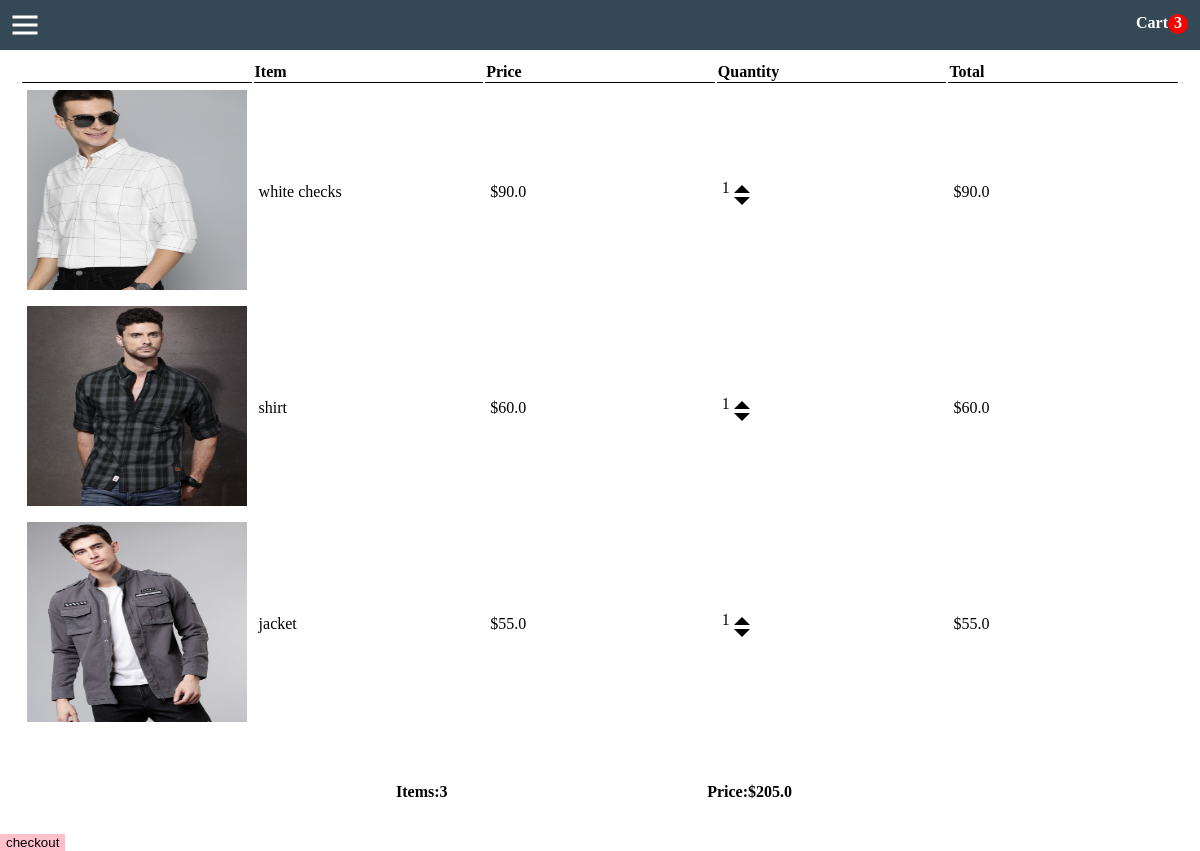
The page /cart/ (signed in) on the database as committed earlier.
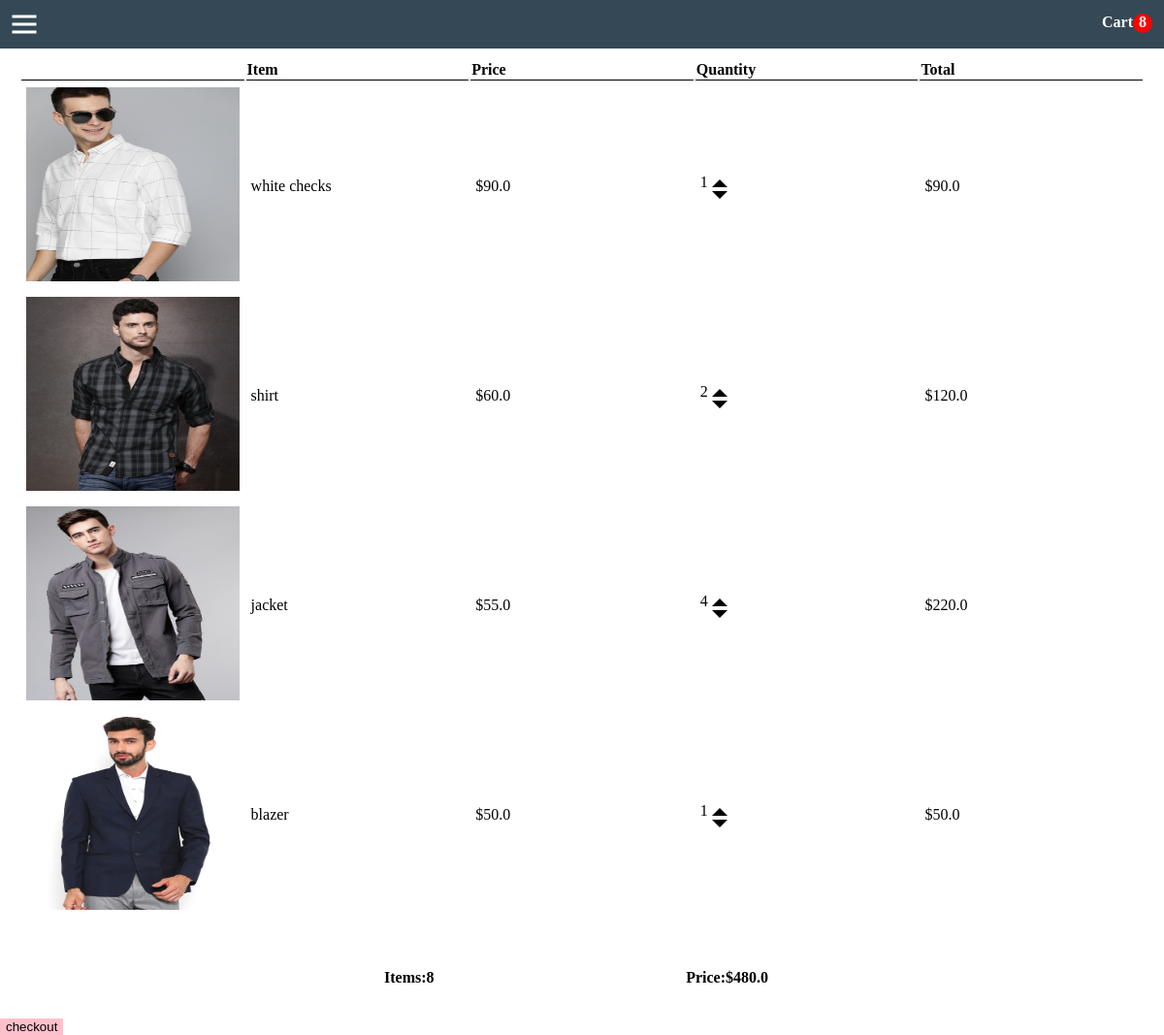
The same page on the database as committed later.
### home/models.py (models this page shows, shortened)
class Order(models.Model):
    customer=models.ForeignKey(customer,on_delete=models.CASCADE)
    opencart=models.BooleanField()
    transaction_id=models.CharField(max_length=200)
    date_ordered=models.DateTimeField(auto_now_add=True)
    @property
    def cart_total(self):
        order_items=self.orderitem_set.all()
        total=sum([item.orderitem_total for item in order_items])
        return total
    def cart_items(self):
        order_items=self.orderitem_set.all()
        total=sum([item.quantity for item in order_items])
        return total

class orderitem(models.Model):
    quantity=models.IntegerField(default=0)
    order=models.ForeignKey(Order,on_delete=models.CASCADE,null=True)
    product=models.ForeignKey(Products,on_delete=models.CASCADE,null=True)
    date_ordered=models.DateTimeField(auto_now_add=True)
    @property
    def orderitem_total(self):
        total=(self.product.price)*(self.quantity)
        return total

class Products(models.Model):
    name=models.CharField(max_length=200)
    price=models.FloatField()
    image=models.ImageField(upload_to='images')
    @property
    def imageURL(self):
        try:
            urlname=self.image.url
        except:
            urlname=''
        return urlname

### home/views.py (the view)
# urls.py: path('cart/',include('home.urls')),
def cart(request):
    if(request.user.is_authenticated):
        customer_obj=request.user.customer
        order,created=Order.objects.get_or_create(customer=customer_obj,opencart=True)
        items=order.orderitem_set.all()
        context={'items':items,'order':order}
    else:
        items=[]
        order={'cart_items':0,'cart_total':0}
        context={'items':items,'order':order}
    return render(request,'cart.html',context)

### templates/cart.html
{%extends 'base.html'%}
{%block content%}
{%load static%}
   <div class="cartitem">
<table>
    <tr>
    <th class="long"></th>
    <th class="long"><strong>Item</strong></th>
    <th><strong>Price</strong></th>
    <th><strong>Quantity</strong></th>
    <th><strong>Total</strong></th>
    </tr>
    {% for item in items%}
    <tr>
        <td><img src="{{item.product.imageURL }}" height="200px" width="50px">
        </td>
        <td>{{item.product.name}}</td>
        <td>${{item.product.price}}</td>
        <td>{{item.quantity}} <div class="arrows"><div class="arrow-up update-cart"  data-product={{item.product.id}} data-action="add"    ></div><div class="arrow-down update-cart"  data-product={{item.product.id}} data-action="remove"  ></div></div></td>
        <td>${{item.orderitem_total}}</td>
    </tr>
    {%endfor%}
</table>
</div>
<div class="totalcartitems">
    <span id="totalleft"><Strong>Items:{{order.cart_items}}</Strong></span>
    <span id="totalright"><Strong>Price:${{order.cart_total}}</Strong></span>
</div>
<div class="checkouturl"><a href="{% url 'checkout' %}"><button>checkout</button></a></div>
{%endblock%}

### templates/base.html (shortened to what this page needs)
{%load static%}
<!DOCTYPE html>
<html lang="en">
<head>
    <link rel="stylesheet" type="text/css" href="{% static 'css/commerce.css' %}">
    </head>
        <body>
    <nav class="navbar">
        <a href="/cart" class="navcon" id="ancho">Cart<span ><div id="cart_number" >{{order.cart_items}}</div></a>
        </nav>
       <div class="menu">
         <span></span>
       </div>
       <div class="extend">
        {%block content%}
        {%endblock%}
       </div>
</body>
</html>

### static/css/commerce.css (style rules this page uses)
body { margin:0px; padding:0px; }
.navbar { position:fixed; top:0; height:50px; width:100%; background-color:#344955; z-index: 9999; }
#ancho { text-decoration: none; color:white; font-weight:bold; font-size: 16px; }
.navcon { margin-top: 14px; float:right; margin-right:1%; }
.menu { position:fixed; top:0; left:0; background-color:#344955; height:50px; width:50px; cursor:pointer; transition:0.3s; z-index:9999; }
.menu span { position:absolute; height:3px; width:25px; background-color:#fff; top:50%; left:50%; transform: translate(-50%,-50%); transition:0.3s; }
.menu span:before { content:''; position:absolute; top:-8px; background-color:#fff; height:3px; width:25px; transition:0.3s; }
.menu span:after { content:''; position:absolute; top:8px; background-color:#fff; height:3px; width:25px; transition:0.3s; }
img { width:100%; height:100%; }

### templates/base.html (style rules this page uses)
button { display: inline-block; border:none; background-color: pink; }
.extend { margin-top:60px; }
#cart_number { height: 20px; width: 20px; border-radius: 50%; display:inline-block; align-items: center; justify-content: center; text-align: center; background-color: red; }
table { width:100% }
th { width:15%; text-align:left; empty-cells: show; border-bottom:1px solid black; }
.cartitem { margin:20px; }
td { padding:5px; height:200px; }
.totalcartitems { height:50px; position:relative; width:33%; margin-left:33%; margin-top:50px; }
#totalleft { float:left; }
#totalright { float:right; }
.arrow-up { display:inline-block; width:0px; height:0px; border-color: transparent transparent black transparent; border-style: solid; border-width: 0px 8px 8px 8px; }
.arrow-down { width:0px; height:0px; border-color: black transparent transparent transparent; border-style: solid; border-width: 8px 8px 0px 8px; }
.arrows { display:inline-block }

Rows that differ between the two databases and show on the page:
changed through a linked row, Order: cart_items "3" → "8"; cart_total "205.0" → "480.0"
changed orderitem "shirt": quantity "1" → "2"; orderitem_total "60.0" → "120.0"
changed orderitem "jacket": quantity "1" → "4"; orderitem_total "55.0" → "220.0"
added orderitem: product.imageURL (picture), product.name "blazer", product.price "50.0", quantity "1", orderitem_total "50.0"
